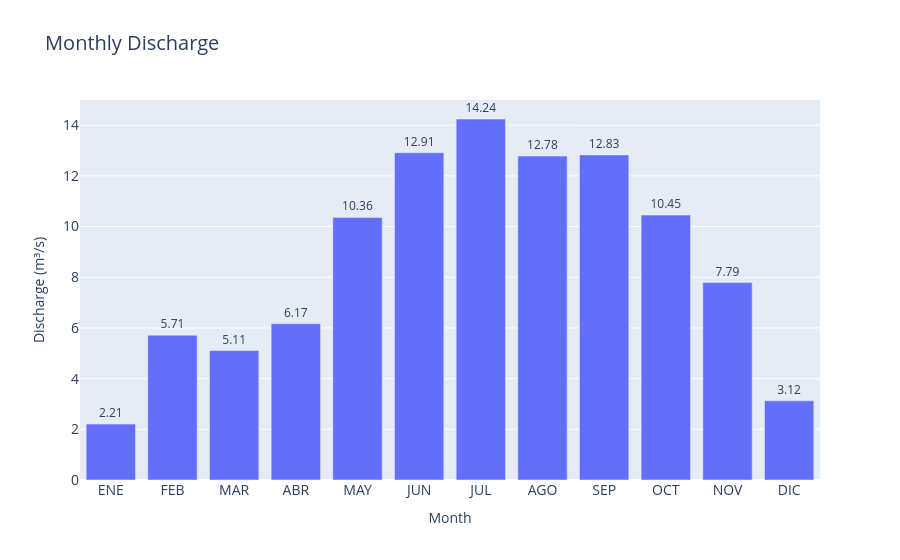

Notebook code for this chart:
### Code cell
import plotly.express as px

# Agregar columna con abreviaturas de mes en español
meses = ['ENE', 'FEB', 'MAR', 'ABR', 'MAY', 'JUN',
         'JUL', 'AGO', 'SEP', 'OCT', 'NOV', 'DIC']

DISCHARGE_AVERAGE = DISCHARGE_AVERAGE.copy()
DISCHARGE_AVERAGE['Mes'] = [meses[m-1] for m in DISCHARGE_AVERAGE.index]

# Crear gráfico de barras con etiquetas de valores
fig = px.bar(
    DISCHARGE_AVERAGE,
    x='Mes',
    y='Discharge',
    labels={'Discharge': 'Discharge (m³/s)', 'Mes': 'Month'},
    title='Monthly Discharge',
    text='Discharge'  # Add this line to show values
)

fig.update_traces(texttemplate='%{text:.2f}', textposition='outside')  # Format and position labels
fig.update_layout(
    xaxis_tickfont=dict(size=14),
    yaxis_tickfont=dict(size=14),
    title_font=dict(size=20)
)

fig.show()

### Figure 1 — Plotly figure (JSON) as saved in the notebook; plotly's stock layout.template omitted (floating-point values rounded to 4 significant figures)
{"data": [{"alignmentgroup": "True", "hovertemplate": "Month=%{x}<br>Discharge (m³/s)=%{text}<extra></extra>", "legendgroup": "", "marker": {"color": "#636efa", "pattern": {"shape": ""}}, "name": "", "offsetgroup": "", "orientation": "v", "showlegend": false, "text": [2.205, 5.71, 5.109, 6.167, 10.36, 12.91, 14.24, 12.78, 12.83, 10.45, 7.79, 3.123], "textposition": "outside", "texttemplate": "%{text:.2f}", "type": "bar", "x": ["ENE", "FEB", "MAR", "ABR", "MAY", "JUN", "JUL", "AGO", "SEP", "OCT", "NOV", "DIC"], "xaxis": "x", "y": [2.205, 5.71, 5.109, 6.167, 10.36, 12.91, 14.24, 12.78, 12.83, 10.45, 7.79, 3.123], "yaxis": "y"}], "layout": {"barmode": "relative", "legend": {"tracegroupgap": 0}, "title": {"font": {"size": 20}, "text": "Monthly Discharge"}, "xaxis": {"anchor": "y", "domain": [0, 1], "tickfont": {"size": 14}, "title": {"text": "Month"}}, "yaxis": {"anchor": "x", "domain": [0, 1], "tickfont": {"size": 14}, "title": {"text": "Discharge (m³/s)"}}}}
